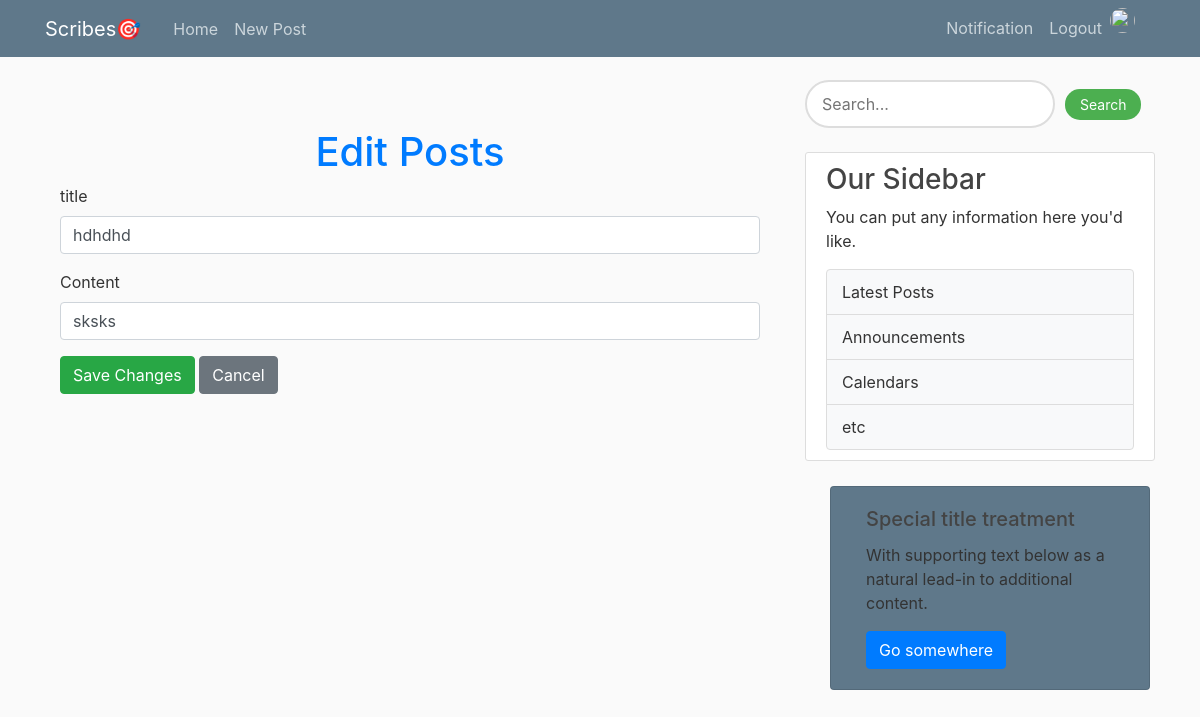
/admin/edit_post/1 (signed in), run on an earlier commit of the app's database.
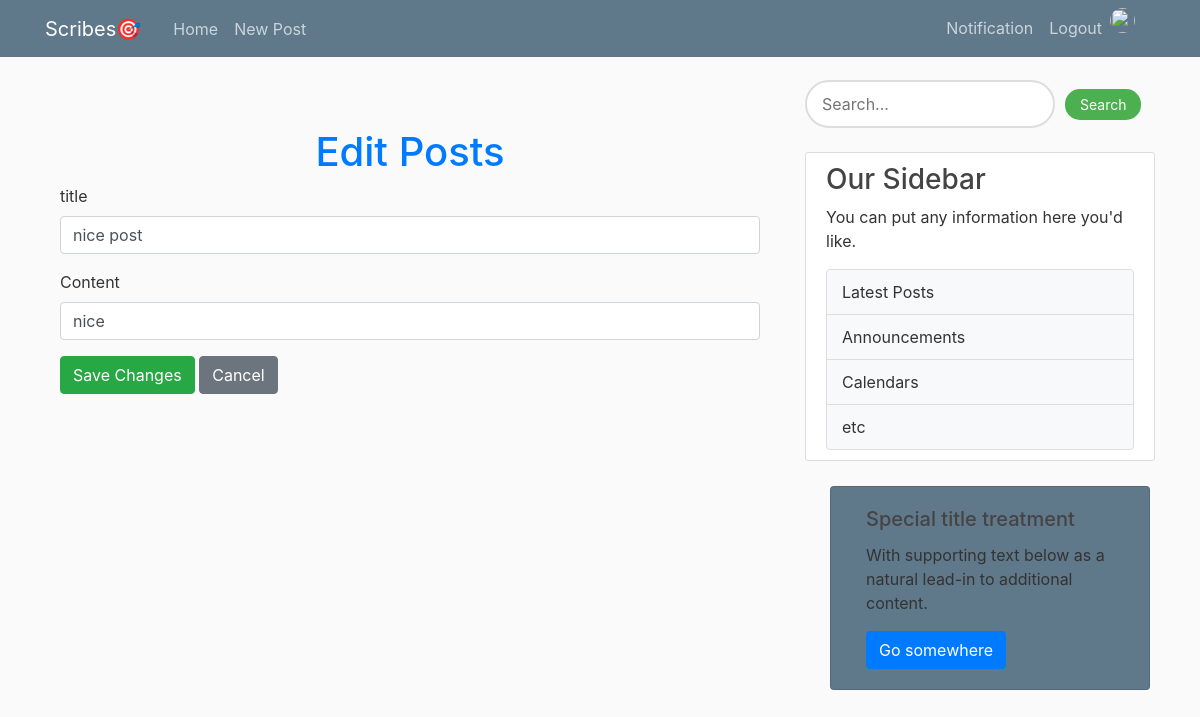
And on a later commit of the database.
### flaskblog/models.py (models this page shows, shortened)
class Post(db.Model):
    id = db.Column(db.Integer, primary_key=True)
    title = db.Column(db.String(100), nullable=False)
    content = db.Column(db.Text, nullable=False)
    date = db.Column(db.DateTime, nullable=False, default=datetime.utcnow)
    user_id = db.Column(db.Integer, db.ForeignKey('user.id'), nullable=False)
    is_admin = db.Column(db.Boolean, nullable=False,default=False)
    image = db.Column(db.String(20), nullable=False, default='default.jpg')

### flaskblog/routes.py (the view)
@app.route('/admin/edit_post/<int:post_id>', methods=['GET', 'POST'])
@login_required
def edit_post(post_id):
    if current_user.email != 'dibieemmanuel403@gmail.com':
        flash("You are not authorized to perform this action.", "danger")
        return redirect(url_for('admin_page'))
    post = Post.query.get_or_404(post_id)
    if request.method == 'POST':
        post.title = request.form['title']
        post.content = request.form['content']
        db.session.commit()
        flash("Post updated successfully.", "success")
        return redirect(url_for('admin_page'))
    return render_template('Admin_edit_post.html', post=post)

### flaskblog/models.py (called while the page is built)
@login_manager.user_loader
def load_user(user_id):
    return User.query.get(int(user_id))

### flaskblog/templates/Admin_edit_post.html
{% extends "layout.html" %}
{% block content %}
    <div class="container mt-5">
        <h1 class="text-center text-primary">Edit Posts</h1>
        <form method="POST" action="{{ url_for('edit_post', post_id=post.id) }}">
            <div class="mb-3">
                <label for="title" class="form-label">title</label>
                <input
                    type="title"
                    class="form-control"
                    id="title"
                    name="title"
                    value="{{ post.title }}"
                    required>
            </div>
            <div class="mb-3">
                <label for="content" class="form-label">Content</label>
                <input
                    type="text"
                    class="form-control"
                    id="content"
                    name="content"
                    value="{{ post.content }}"
                    required>
            </div>
            <button type="submit" class="btn btn-success">Save Changes</button>
            <a href="{{ url_for('admin_page') }}" class="btn btn-secondary">Cancel</a>
        </form>
    </div>
{% endblock content %}

What changed in the data, as far as the page shows it:
changed Post: title "hdhdhd" → "nice post"; content "sksks" → "nice"
